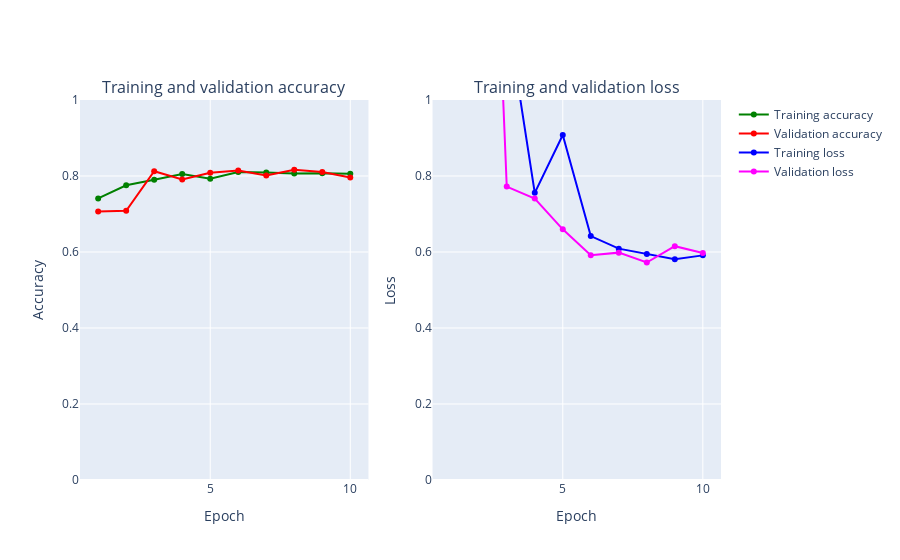

Notebook code cell kept with this figure:
### Markdown cell above
## CNN (stupid baseline)

### Code cell
from tensorflow.keras.layers import Conv2D,Flatten
from numpy import mean
from numpy import std
from matplotlib import pyplot
from sklearn.model_selection import KFold
from keras.utils import to_categorical
from keras.models import Sequential
from keras.layers import Conv2D
from keras.layers import MaxPooling2D
from keras.layers import Dense
from keras.layers import Flatten
from keras.optimizers import SGD
from keras.layers import Dropout
from keras.layers import BatchNormalization
from keras.layers import Activation
from keras.layers import LeakyReLU
epochs = 15
num_classes = 10
print('before',X_train.shape,X_test.shape)
print('before',y_train.shape,y_test.shape)
X_train = X_train.reshape((X_train.shape[0], 28, 28, 1))
X_test = X_test.reshape((X_test.shape[0], 28, 28, 1))

y_train = to_categorical(y_train)
y_test = to_categorical(y_test)
y_val = to_categorical(y_val)
# print('after',X_train.shape,X_test.shape)
# print('after',y_train.shape,y_test.shape)




fashion_model = Sequential()
fashion_model.add(Conv2D(32, kernel_size=(3, 3),activation='linear',input_shape=(28,28,1)))
fashion_model.add(Conv2D(64, (3, 3), activation='linear'))
fashion_model.add(Flatten())
fashion_model.add(Dense(128, activation='linear'))
fashion_model.add(Dense(num_classes, activation='softmax'))

fashion_model.compile(loss='categorical_crossentropy', optimizer=keras.optimizers.Adam(),metrics=['accuracy'])
fashion_model.summary()

h_callback = fashion_model.fit(X_train, y_train, epochs = 10,
               validation_data=(X_test, y_test))

# Plot train vs test loss during training 
plot_accuracy_and_loss(h_callback)

### Figure 1 — Plotly figure (JSON) as saved in the notebook; plotly's stock layout.template omitted (floating-point values rounded to 4 significant figures)
{"data": [{"marker": {"color": "Green"}, "mode": "markers+lines", "name": "Training accuracy", "text": ["1", "2", "3", "4", "5", "6", "7", "8", "9", "10"], "type": "scatter", "x": [1, 2, 3, 4, 5, 6, 7, 8, 9, 10], "xaxis": "x", "y": [0.7409, 0.7756, 0.7901, 0.8051, 0.7928, 0.8102, 0.8093, 0.8064, 0.8075, 0.8057], "yaxis": "y"}, {"marker": {"color": "Red"}, "mode": "markers+lines", "name": "Validation accuracy", "text": ["1", "2", "3", "4", "5", "6", "7", "8", "9", "10"], "type": "scatter", "x": [1, 2, 3, 4, 5, 6, 7, 8, 9, 10], "xaxis": "x", "y": [0.7067, 0.7087, 0.8127, 0.7907, 0.8083, 0.8144, 0.8012, 0.8165, 0.8105, 0.7962], "yaxis": "y"}, {"marker": {"color": "Blue"}, "mode": "markers+lines", "name": "Training loss", "text": ["1", "2", "3", "4", "5", "6", "7", "8", "9", "10"], "type": "scatter", "x": [1, 2, 3, 4, 5, 6, 7, 8, 9, 10], "xaxis": "x2", "y": [26.46, 2.274, 1.232, 0.7556, 0.9079, 0.6418, 0.6088, 0.5948, 0.5812, 0.5911], "yaxis": "y2"}, {"marker": {"color": "Magenta"}, "mode": "markers+lines", "name": "Validation loss", "text": ["1", "2", "3", "4", "5", "6", "7", "8", "9", "10"], "type": "scatter", "x": [1, 2, 3, 4, 5, 6, 7, 8, 9, 10], "xaxis": "x2", "y": [4.593, 2.576, 0.7721, 0.7405, 0.6596, 0.5913, 0.5983, 0.5724, 0.6154, 0.5974], "yaxis": "y2"}], "layout": {"annotations": [{"font": {"size": 16}, "showarrow": false, "text": "Training and validation accuracy", "x": 0.225, "xanchor": "center", "xref": "paper", "y": 1, "yanchor": "bottom", "yref": "paper"}, {"font": {"size": 16}, "showarrow": false, "text": "Training and validation loss", "x": 0.775, "xanchor": "center", "xref": "paper", "y": 1, "yanchor": "bottom", "yref": "paper"}], "xaxis": {"anchor": "y", "domain": [0, 0.45], "title": {"text": "Epoch"}}, "xaxis2": {"anchor": "y2", "domain": [0.55, 1], "title": {"text": "Epoch"}}, "yaxis": {"anchor": "x", "domain": [0, 1], "range": [0, 1], "title": {"text": "Accuracy"}}, "yaxis2": {"anchor": "x2", "domain": [0, 1], "range": [0, 1], "title": {"text": "Loss"}}}}
